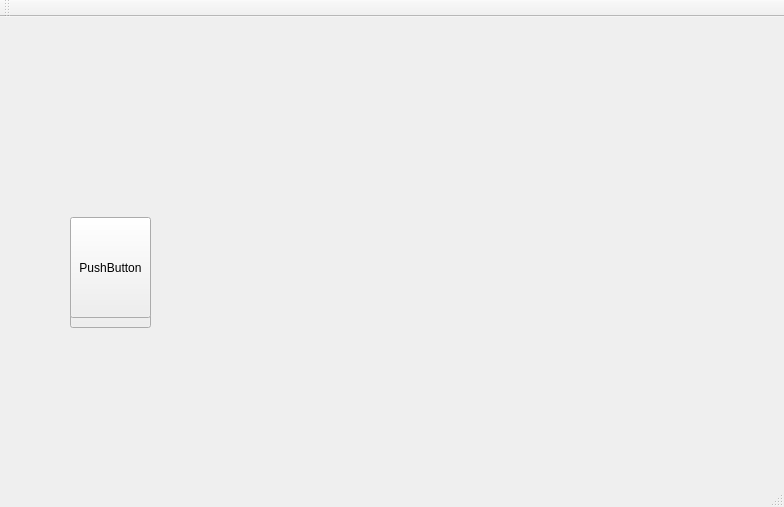
<?xml version="1.0" encoding="UTF-8"?>
<ui version="4.0">
 <class>MainWindow</class>
 <widget class="QMainWindow" name="MainWindow">
  <property name="geometry">
   <rect>
    <x>0</x>
    <y>0</y>
    <width>784</width>
    <height>507</height>
   </rect>
  </property>
  <property name="windowTitle">
   <string>MainWindow</string>
  </property>
  <widget class="QWidget" name="centralWidget">
   <widget class="QStackedWidget" name="stackedWidget">
    <property name="geometry">
     <rect>
      <x>10</x>
      <y>20</y>
      <width>101</width>
      <height>181</height>
     </rect>
    </property>
    <widget class="QWidget" name="page"/>
    <widget class="QWidget" name="page_2"/>
   </widget>
   <widget class="QPushButton" name="pushButton_2">
    <property name="geometry">
     <rect>
      <x>70</x>
      <y>220</y>
      <width>81</width>
      <height>91</height>
     </rect>
    </property>
    <property name="text">
     <string>PushButton</string>
    </property>
   </widget>
   <widget class="QPushButton" name="pushButton">
    <property name="geometry">
     <rect>
      <x>70</x>
      <y>200</y>
      <width>81</width>
      <height>101</height>
     </rect>
    </property>
    <property name="text">
     <string>PushButton</string>
    </property>
   </widget>
  </widget>
  <widget class="QMenuBar" name="menuBar">
   <property name="geometry">
    <rect>
     <x>0</x>
     <y>0</y>
     <width>784</width>
     <height>25</height>
    </rect>
   </property>
  </widget>
  <widget class="QToolBar" name="mainToolBar">
   <attribute name="toolBarArea">
    <enum>TopToolBarArea</enum>
   </attribute>
   <attribute name="toolBarBreak">
    <bool>false</bool>
   </attribute>
  </widget>
  <widget class="QStatusBar" name="statusBar"/>
 </widget>
 <layoutdefault spacing="6" margin="11"/>
 <resources/>
 <connections/>
</ui>
